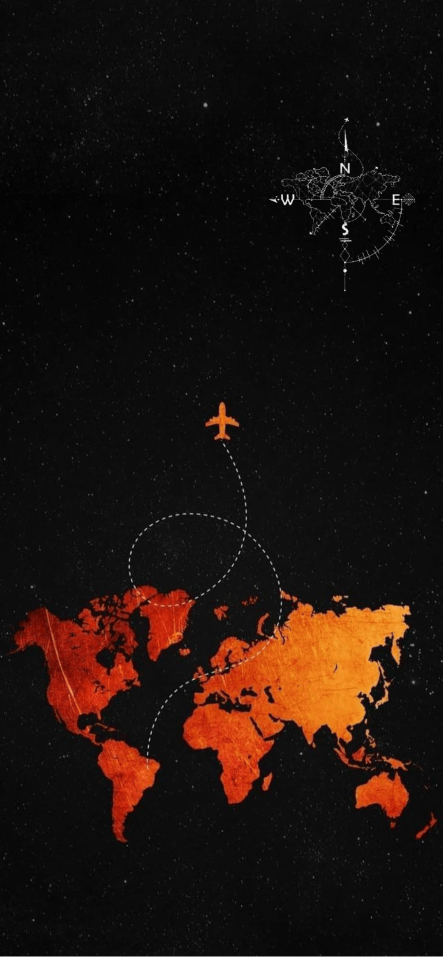
#> input picture HHHH (1).png, 886 x 1913 px (shown at 1/2 size)
$ python New_size_image.py
#> lines starting #> are read from the running program, lines starting #| are printed output that depends on the picture
import cv2

# The Configurable Parameter
source = "HHHH (1).png"
des = 'new_image2.jpeg'
scale_pr = 50

src = cv2.imread(source,cv2.IMREAD_UNCHANGED)
#> src is the input picture: shape (1913, 886, 4); mean B, G, R, A 13.6, 18.3, 30.2, 255
#cv2.imshow("title",src)

# now calculate the 60 percent of org dimension
new_width = int(src.shape[1] * scale_pr /100)
#> new_width = 443
new_height = int(src.shape[0] * scale_pr /100)
#> new_height = 956
# resize image
out = cv2.resize(src,(new_width,new_height))
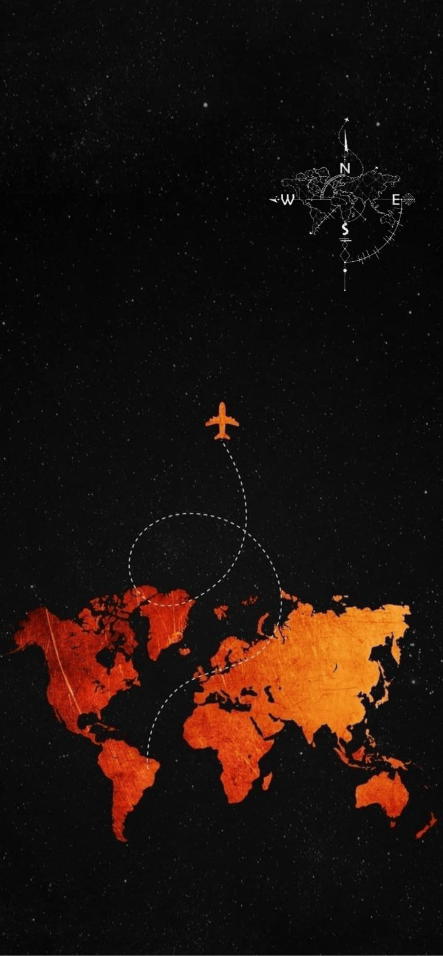
#> out: shape (956, 443, 4); mean B, G, R, A 13.5, 18.2, 30.1, 255
cv2.imwrite(des,out)
cv2.waitKey(0)
